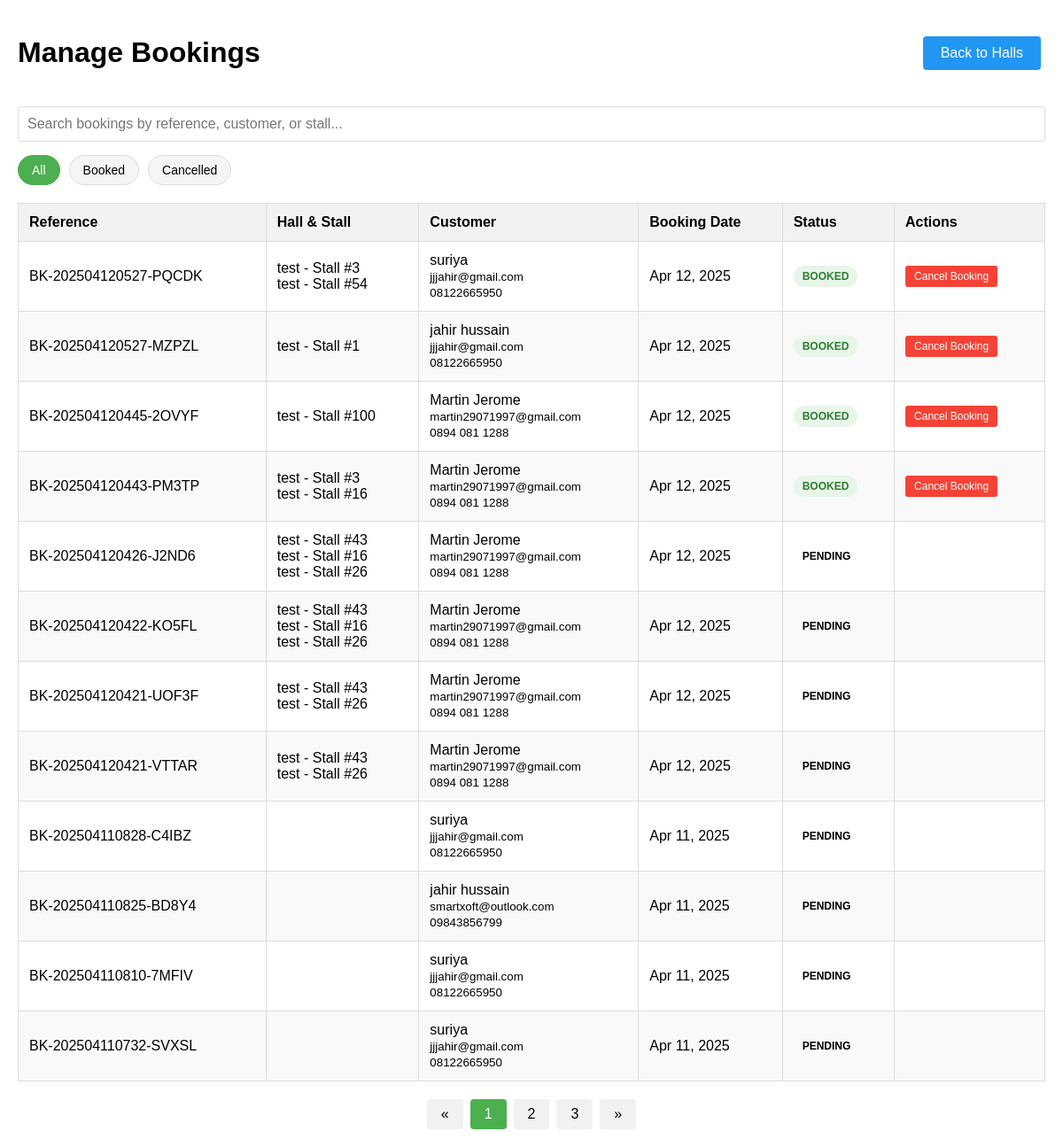
/bookings/, run on an earlier commit of the app's database.
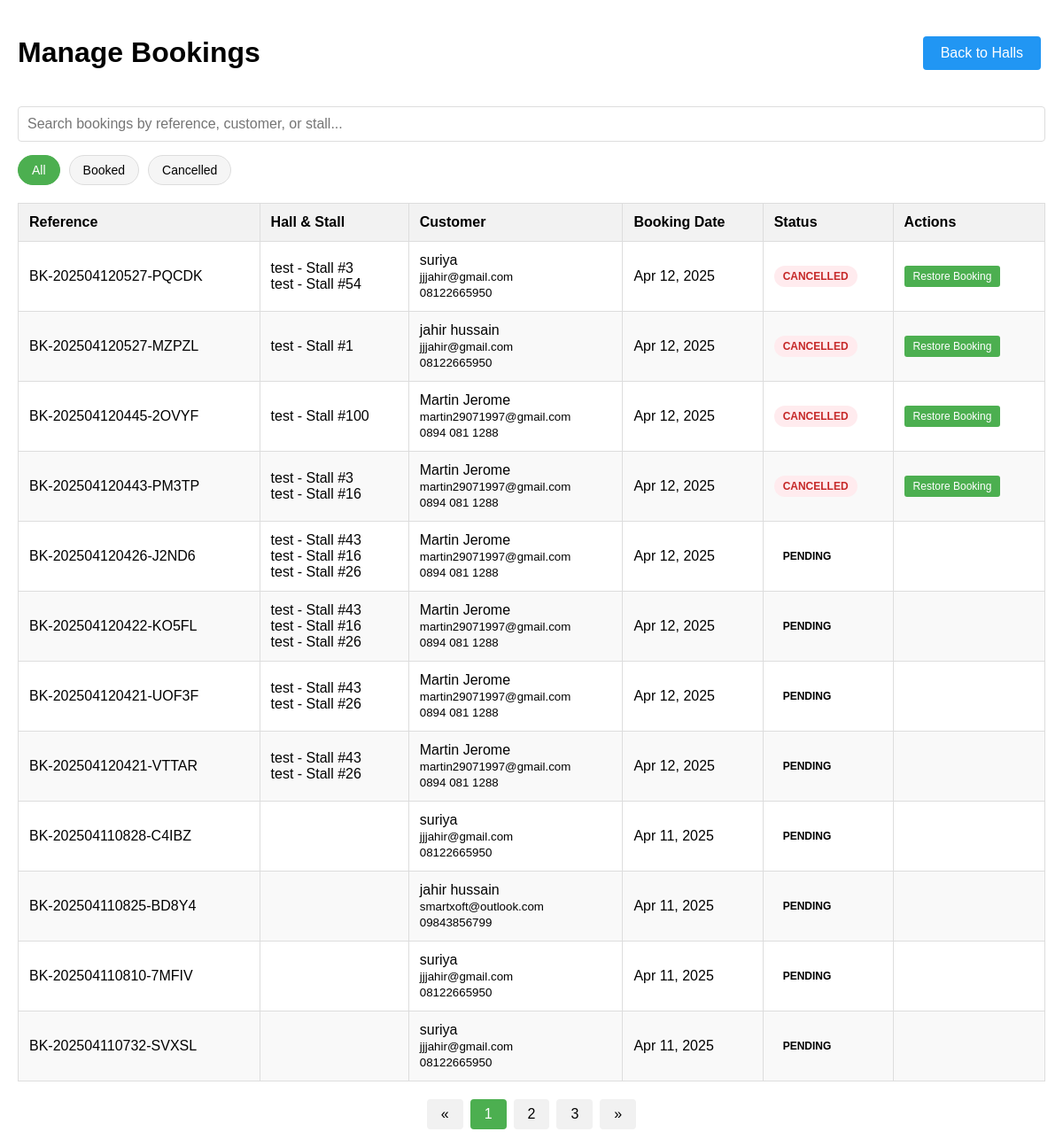
And on a later commit of the database.
### halls/models.py (models this page shows, shortened)
class Booking(models.Model):
    STATUS_CHOICES = [
        ('booked', 'Booked'),
        ('cancelled', 'Cancelled'),
    ]
    stalls = models.ManyToManyField(Stall, related_name='bookings')
    customer_name = models.CharField(max_length=100)
    customer_email = models.EmailField()
    customer_phone = models.CharField(max_length=20)
    company_name = models.CharField(max_length=100, blank=True, null=True)
    booking_date = models.DateTimeField(default=timezone.now)
    status = models.CharField(max_length=20, choices=STATUS_CHOICES, default='booked')
    notes = models.TextField(blank=True, null=True)
    payment_status = models.BooleanField(default=False)
    booking_reference = models.CharField(max_length=20, unique=True)

class Stall(models.Model):
    STATUS_CHOICES = [
        ('available', 'Available'),
        ('booked', 'Booked'),
    ]
    hall = models.ForeignKey(Hall, on_delete=models.CASCADE, related_name='stalls')
    stall_number = models.CharField(max_length=20)
    x_start = models.IntegerField()
    y_start = models.IntegerField()
    width = models.IntegerField()
    height = models.IntegerField()
    selected_boxes = models.JSONField(default=list)
    status = models.CharField(max_length=20, choices=STATUS_CHOICES, default='available')
    price = models.DecimalField(max_digits=10, decimal_places=2, default=10.00)

class Hall(models.Model):
    name = models.CharField(max_length=100)
    length = models.IntegerField(help_text="Length in meters")
    breadth = models.IntegerField(help_text="Breadth in meters")

### halls/views.py (the view)
# urls.py: path('bookings/', views.manage_bookings, name='manage_bookings'),
def manage_bookings(request):
    bookings = Booking.objects.all().order_by('-booking_date')
    return render(request, 'halls/manage_bookings.html', {'bookings': bookings})

### templates/halls/manage_bookings.html (shortened to what this page needs)
<!DOCTYPE html>
<html lang="en">
<head>
</head>
<body>
    <div class="container">
        <div class="header">
            <h1>Manage Bookings</h1>
            <div>
                <a href="{% url 'index' %}" class="btn btn-primary">Back to Halls</a>
            </div>
        </div>
        <div class="filters">
            <div class="search-container">
                <input type="text" id="bookingSearchInput" placeholder="Search bookings by reference, customer, or stall..." class="search-input">
            </div>
            <div class="status-filter">
                <button class="filter-btn active" data-status="all">All</button>
                <button class="filter-btn" data-status="booked">Booked</button>
                <button class="filter-btn" data-status="cancelled">Cancelled</button>
            </div>
        </div>
        {% if bookings %}
        <table class="booking-table" id="bookingTable">
            <thead>
                <tr>
                    <th>Reference</th>
                    <th>Hall & Stall</th>
                    <th>Customer</th>
                    <th>Booking Date</th>
                    <th>Status</th>
                    <th>Actions</th>
                </tr>
            </thead>
            <tbody>
                {% for booking in bookings %}
                <tr data-status="{{ booking.status }}">
                    <td>{{ booking.booking_reference }}</td>
                    <td>
                        {% for stall in booking.stalls.all %}
                            {{ stall.hall.name }} - Stall #{{ stall.stall_number }}<br>
                        {% endfor %}
                    </td>
                    <td>
                        {{ booking.customer_name }}<br>
                        <small>{{ booking.customer_email }}</small><br>
                        <small>{{ booking.customer_phone }}</small>
                    </td>
                    <td>{{ booking.booking_date|date:"M d, Y" }}</td>
                    <td>
                        <span class="status-badge status-{{ booking.status }}">
                            {{ booking.get_status_display }}
                        </span>
                    </td>
                    <td>
                        <form method="post" action="{% url 'update_booking_status' booking.id %}" class="status-form" style="display: inline;">
                            {% if booking.status == 'booked' %}
                            <button type="submit" class="action-btn cancel">Cancel Booking</button>
                            {% elif booking.status == 'cancelled' %}
                            <button type="submit" class="action-btn restore">Restore Booking</button>
                            {% endif %}
                        </form>
                    </td>
                </tr>
                {% endfor %}
            </tbody>
        </table>
        <div class="pagination">
            <a href="#">&laquo;</a>
            <a href="#" class="active">1</a>
            <a href="#">2</a>
            <a href="#">3</a>
            <a href="#">&raquo;</a>
        </div>
        {% else %}
        <div style="text-align: center; padding: 50px;">
            <h3>No bookings found</h3>
            <p>No stall bookings have been made yet.</p>
        </div>
        {% endif %}
    </div>
</body>
</html>

### templates/halls/manage_bookings.html (style rules this page uses)
body { font-family: Arial, sans-serif; margin: 0; padding: 20px; }
.container { max-width: 1200px; margin: 0 auto; }
.header { display: flex; justify-content: space-between; align-items: center; margin-bottom: 20px; }
.btn { background-color: #4CAF50; border: none; color: white; padding: 10px 20px; text-align: center; text-decoration: none; display: inline-block; font-size: 16px; cursor: pointer; border-radius: 4px; margin-right: 5px; }
.btn-primary { background-color: #2196F3; }
.search-container { margin-bottom: 15px; position: relative; }
.search-input { width: 100%; padding: 10px; font-size: 16px; border: 1px solid #ddd; border-radius: 4px; box-sizing: border-box; }
.status-filter { display: flex; gap: 10px; margin-bottom: 20px; }
.filter-btn { padding: 8px 15px; border-radius: 20px; border: 1px solid #ddd; background-color: #f5f5f5; cursor: pointer; font-size: 14px; }
.filter-btn.active { background-color: #4CAF50; color: white; border-color: #4CAF50; }
.booking-table { width: 100%; border-collapse: collapse; margin-top: 20px; }
.booking-table th, .booking-table td { border: 1px solid #ddd; padding: 12px; text-align: left; }
.booking-table th { background-color: #f2f2f2; font-weight: bold; }
.booking-table tr:nth-child(even) { background-color: #f9f9f9; }
.action-btn { padding: 5px 10px; margin-right: 5px; border-radius: 3px; font-size: 12px; cursor: pointer; border: none; color: white; }
.action-btn.restore { background-color: #4CAF50; }
.status-badge { display: inline-block; padding: 5px 10px; border-radius: 20px; font-size: 12px; text-transform: uppercase; font-weight: bold; }
.status-cancelled { background-color: #ffebee; color: #c62828; }
.pagination { display: flex; justify-content: center; margin-top: 20px; }
.pagination a { padding: 8px 16px; text-decoration: none; color: black; background-color: #f1f1f1; margin: 0 4px; border-radius: 4px; }
.pagination a.active { background-color: #4CAF50; color: white; }

What changed in the data, as far as the page shows it:
changed Booking "BK-202504120527-PQCDK": status "BOOKED" → "CANCELLED"; status "Cancel Booking" → "Restore Booking"
changed Booking "BK-202504120527-MZPZL": status "BOOKED" → "CANCELLED"; status "Cancel Booking" → "Restore Booking"
changed Booking "BK-202504120445-2OVYF": status "BOOKED" → "CANCELLED"; status "Cancel Booking" → "Restore Booking"
changed Booking "BK-202504120443-PM3TP": status "BOOKED" → "CANCELLED"; status "Cancel Booking" → "Restore Booking"
